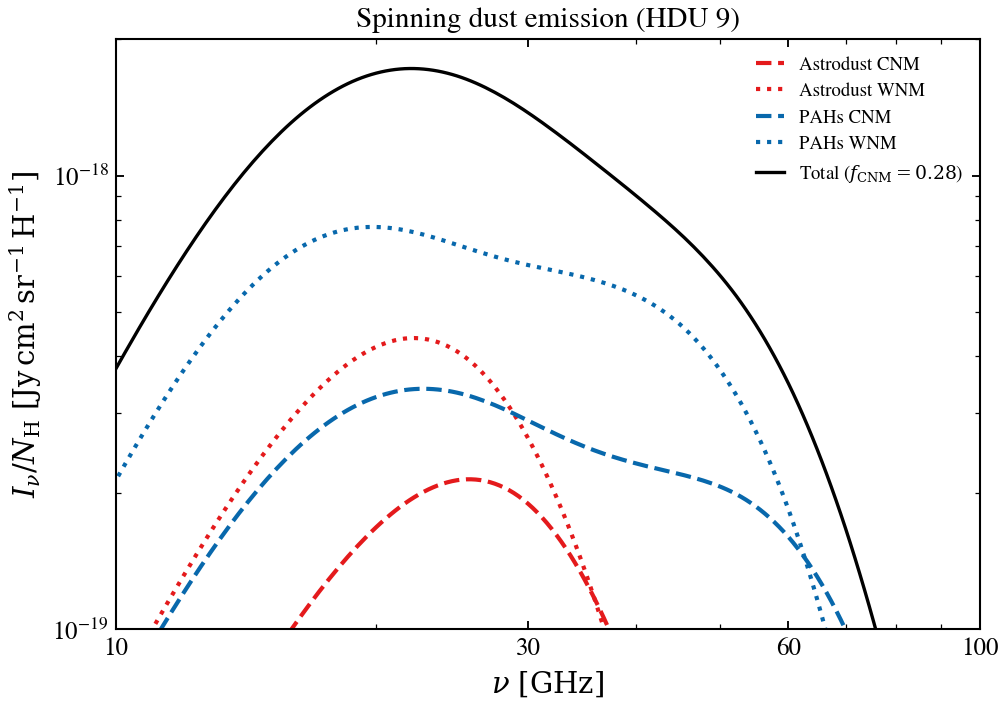

This figure's Python source:
r"""
Astrodust+PAH spinning-dust microwave emission
==============================================

Spinning dust microwave emission — H&D 2023 fiducial.

Reproduces the AME panel from the model_file_tutorial.ipynb showing
the spinning-dust :math:`I_\\nu/N_H` per H atom in the 10-100 GHz
range, with the per-phase decomposition:

* Astrodust grains in the CNM and WNM
* PAHs in the CNM and WNM
* Total at the published :math:`f_{\\rm CNM} = 0.28`

Reference
---------
* Notebook: brandonshensley/Astrodust/notebooks/model_file_tutorial.ipynb
* Paper:    Hensley & Draine 2023, ApJ 948, 55 (arXiv:2208.12365)
"""


# sphinx_gallery_thumbnail_number = 1

from pathlib import Path

import matplotlib.pyplot as plt
import numpy as np

from tengri.components.dust.astrodust_hd23 import load_astrodust_hd23_or_raise

HDF5 = "data/astrodust_templates.h5"

tpl = load_astrodust_hd23_or_raise(HDF5)
wave_um = np.asarray(tpl.wavelength_um)
c_cgs = 2.99792458e10
nu_hz = c_cgs / (wave_um * 1.0e-4)

# Convert L_nu (erg/s/Hz/H) -> I_nu/N_H (Jy cm^2 sr^-1 H^-1).
# I_nu = L_nu / (4*pi*r^2), but the file stores per-H so we want
# I_nu/N_H = (L_nu_per_H) * (1 / 4*pi).  Then 1 Jy = 1e-23 erg/s/Hz/cm^2,
# so we multiply by 1e23 to go from cgs to Jy.
factor = 1.0e23 / (4.0 * np.pi)
I_nu_total = factor * np.asarray(tpl.L_nu_spdust_total)
I_nu_Ad_CNM = factor * np.asarray(tpl.L_nu_spdust_Ad_CNM)
I_nu_Ad_WNM = factor * np.asarray(tpl.L_nu_spdust_Ad_WNM)
I_nu_PAH_CNM = factor * np.asarray(tpl.L_nu_spdust_PAH_CNM)
I_nu_PAH_WNM = factor * np.asarray(tpl.L_nu_spdust_PAH_WNM)

fig, ax = plt.subplots(figsize=(7.0, 5.0))
ax.set_xscale("log")
ax.set_yscale("log")
ax.set_xlabel(r"$\nu\ [\mathrm{GHz}]$", fontsize=12)
ax.set_ylabel(
    r"$I_\nu/N_{\rm H}\ [\mathrm{Jy\,cm^2\,sr^{-1}\,H^{-1}}]$",
    fontsize=12,
)
ax.set_xlim(10.0, 100.0)
ax.set_ylim(1.0e-19, 2.0e-18)

nu_ghz = nu_hz * 1.0e-9
ax.plot(nu_ghz, I_nu_Ad_CNM, color="#e41a1c", ls="--", label="Astrodust CNM")
ax.plot(nu_ghz, I_nu_Ad_WNM, color="#e41a1c", ls=":", label="Astrodust WNM")
ax.plot(nu_ghz, I_nu_PAH_CNM, color="#0868ac", ls="--", label="PAHs CNM")
ax.plot(nu_ghz, I_nu_PAH_WNM, color="#0868ac", ls=":", label="PAHs WNM")
ax.plot(nu_ghz, I_nu_total, color="k", lw=1.6, label=r"Total ($f_{\rm CNM}=0.28$)", zorder=0)
ax.legend(loc="upper right", frameon=False, fontsize=9)
ax.set_title("Spinning dust emission (HDU 9)", fontsize=11)
# Match the notebook's plain-decimal x-tick labels.
ax.xaxis.set_minor_formatter(plt.matplotlib.ticker.NullFormatter())
ax.xaxis.set_major_formatter(plt.matplotlib.ticker.NullFormatter())
ax.set_xticks([10, 30, 60, 100])
ax.set_xticklabels(["10", "30", "60", "100"])
plt.show()
